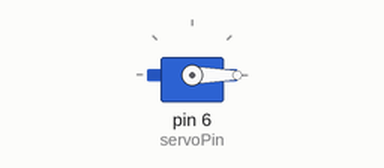
A sketch run on a simulated Arduino Uno, built with avr-gcc and run on an emulated ATmega328P. Shown: servo.

Above: at 0.05 s.
At 2.05 s:
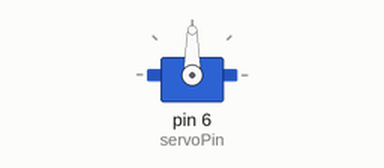
At 4.0 s:
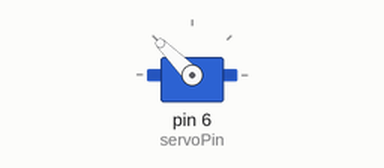
At 8.0 s:
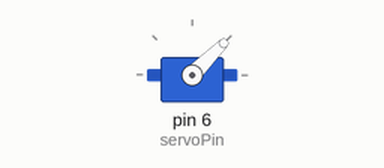
Timing chart, 0 to 10.4 s (numbered marks = the images above):
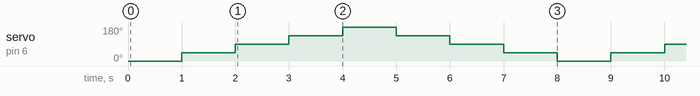

The sketch:

servo_motor.ino
```cpp
// Include the Servo library
#include <Servo.h>
// Declare the Servo pin
int servoPin = 6;
// Create a servo object
Servo Servo1;
void setup() {
   // We need to attach the servo to the used pin number
   Servo1.attach(servoPin);
}
void loop(){
   // Make servo go to 0 degrees
   Servo1.write(0);
   delay(1000);
   // Make servo go to 90 degrees
   Servo1.write(45);
   delay(1000);
   Servo1.write(90);
   delay(1000);
    Servo1.write(135);
   delay(1000);

   // Make servo go to 180 degrees
   Servo1.write(180);
   delay(1000);
   Servo1.write(135);
   delay(1000);
   Servo1.write(90);
   delay(1000);
   Servo1.write(45);
   delay(1000);


  }
```

Measured:
- by itself, servo on pin 6 (servoPin): repeats every 8.0 s: 90° 1.0 s, 135° 1.0 s, 180° 1.0 s, 135° 1.0 s, 90° 1.0 s, 45° 1.0 s, 0° 1.0 s, 45° 1.0 s
